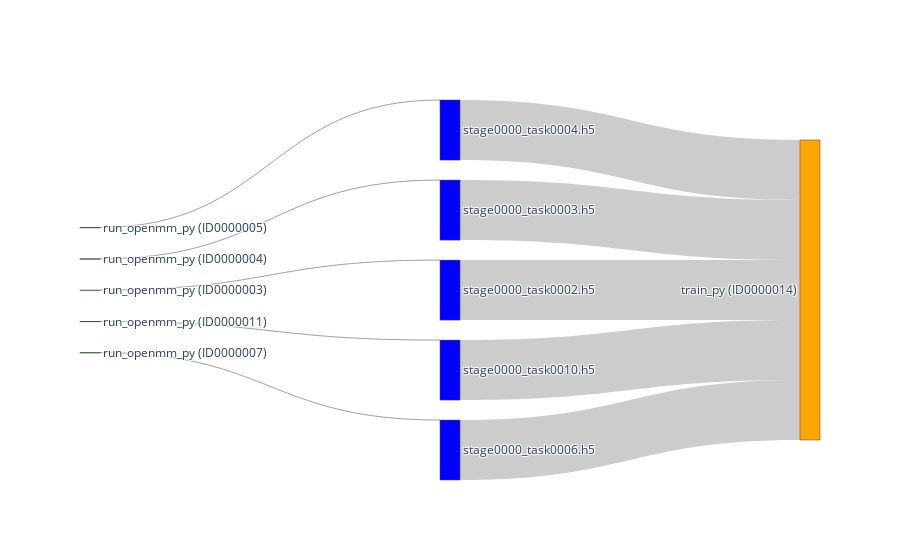

Write notebook code for a chart like this one.
### Code cell
num_rows_to_select = 5
pc_G = graph_by_table_with_top_x(G, df_pc, f'access_size ({my_unit})', count=num_rows_to_select, ascending=False)

color_map_pc = {"task": "red",
                 "file": "blue",
                 "none": "grey",
             "producer": "green",
             "consumer": "orange"
                }

n_exp_pc, node_ref_exp_pc = get_nodes_for_sankey(pc_G, color_map_pc)
l_exp_pc = get_links_for_sankey(pc_G, node_ref_exp_pc)

fig = go.Figure(go.Sankey(
            node = n_exp_pc,
            link = l_exp_pc, orientation='h'))
printmd(f"**<center>Top ranked Producer Task-(file)-Consumer Task ({num_rows_to_select} out of {len(df_pc)})**")
fig.show()
print("\033[92mgreen: producer task")
print("\033[94mblue: file")
print("\033[93morange: consumer task")

### Figure 1 — Plotly figure (JSON) as saved in the notebook; plotly's stock layout.template omitted (floating-point values rounded to 4 significant figures)
{"data": [{"link": {"source": [0, 1, 3, 4, 5, 6, 7, 8, 9, 10], "target": [1, 2, 4, 2, 6, 2, 8, 2, 10, 2], "value": [210, 169966640, 210, 169899732, 210, 169768376, 210, 169725580, 210, 169677436]}, "node": {"color": ["green", "blue", "orange", "green", "blue", "green", "blue", "green", "blue", "green", "blue"], "label": ["run_openmm_py (ID0000005)", "stage0000_task0004.h5", "train_py (ID0000014)", "run_openmm_py (ID0000004)", "stage0000_task0003.h5", "run_openmm_py (ID0000003)", "stage0000_task0002.h5", "run_openmm_py (ID0000011)", "stage0000_task0010.h5", "run_openmm_py (ID0000007)", "stage0000_task0006.h5"], "x": [], "y": []}, "orientation": "h", "type": "sankey"}], "layout": {}}
